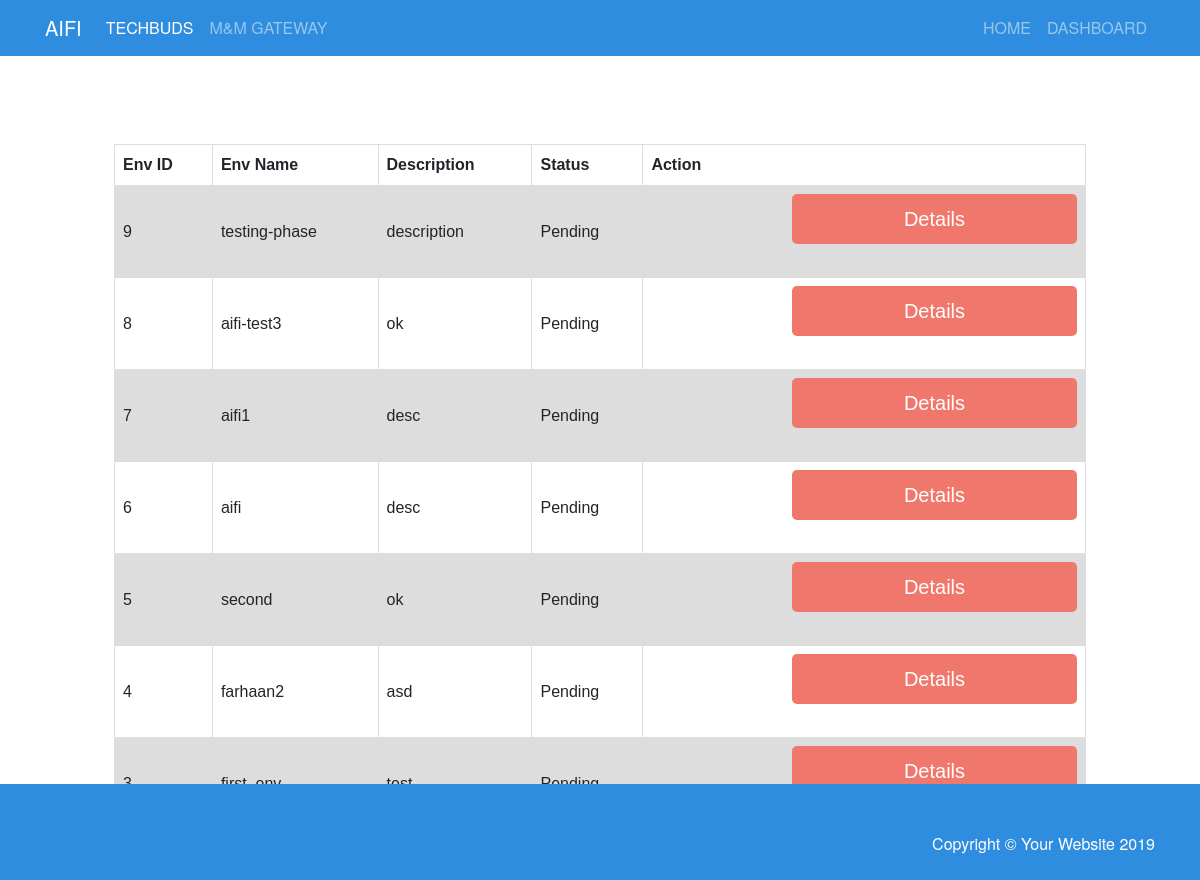
/aws/manageenv, run on the app's committed database.
### aws/models.py (models this page shows, shortened)
class InfraServiceInfo(db.Model):
    AppsDescription_names = AppsDescription.objects.all()
    ins_choice = StaticData.objects.all()
    aws_response = aws_list_conf_api_call2()
    DESC_CHOICES = list()
    for i in ins_choice:
        global STACK_CHOICE, INS_CHOICES, INS_TYPE
        STACK_CHOICE = i.stack
        INS_CHOICES = i.instance_number
        INS_TYPE = i.instance_type
    VIEW_APP_CHOICES = list()
    VIEW_DESC_CHOICES = list()
    VIEW_NO_INS_CHOICES = []
    VIEW_STACK_CHOICES = []
    VIEW_INS_TYPE = []
    for i in aws_response:
        DESC_CHOICES.append(i["description"])
    for app_names in AppsDescription_names:
        VIEW_APP_CHOICES.append(('{}'.format(app_names.name), '{}'.format(app_names.name)), )
    for app_names in INS_CHOICES:
        VIEW_NO_INS_CHOICES.append(("{}".format(app_names), "{}".format(app_names)))
    for app_names in STACK_CHOICE:
        VIEW_STACK_CHOICES.append(("{}".format(app_names), "{}".format(app_names)))
    for app_names in INS_TYPE:
        VIEW_INS_TYPE.append(("{}".format(app_names), "{}".format(app_names)))
    app_name = db.CharField(choices=VIEW_APP_CHOICES, max_length=1000)
    env_name = db.CharField(max_length=1000, unique=True)
    stack = db.CharField(choices=VIEW_STACK_CHOICES, max_length=1000)
    description = db.TextField(blank=True)
    no_of_instance = db.CharField(choices=VIEW_NO_INS_CHOICES, max_length=256)
    instance_type = db.CharField(choices=VIEW_INS_TYPE, max_length=256)
    ssh_location = db.GenericIPAddressField(default='192.168.1.2')
    app_id = db.CharField(max_length=1000, null=True)
    output_json_status = db.CharField(max_length=10000, blank=True, default="Pending")

### aws/views.py (the view, shortened to what this page needs)
# urls.py: path('manageenv', views.manageenv, name="manageenv"),
def manageenv(request):
    env_obj = InfraServiceInfo.objects.order_by("-id")
    return render(request, "manageenv.html", {"env": env_obj})

### templates/manageenv.html (shortened to what this page needs)
{% extends "base.html" %}
{% block content %}
<p>&nbsp;</p>
<div class="server_table">
  <table>
    <tr>
      <th>Env ID</th>
      <th>Env Name</th>
      <th>Description</th>
      <th>Status</th>
      <th>Action</th>
    </tr>
    {% for app in env %}
    <tr>
      <td>{{ app.id }}</td>
      <td>{{ app.env_name }}</td>
      <td>{{ app.description }}</td>
      <td>{{ app.output_json_status }}</td>
      <td>
        <form  method="POST" >
        <input type="submit" value="Details">
        </form>
      </td>
      </tr>
    {% endfor %}
  </table>
</div>
{% endblock %}

### templates/base.html (shortened to what this page needs)
<!DOCTYPE html>
{% load static %}
<html lang="en">
  <head>
    <link href="/static/vendor/bootstrap/css/bootstrap.min.css" rel="stylesheet">
    <link href="/static/css/small-business.css" rel="stylesheet">
  </head>
  <body>
    <nav class="navbar navbar-expand-lg navbar-dark fixed-top">
      <div class="container">
        <a class="navbar-brand" href="{% url 'aws:index' %}">AIFI</a>
        <ul class="navbar-nav ml-auto">
          <li class="nav-item active">
            <a class="nav-link" href="#">TECHBUDS
            </a>
          </li>
          <li class="nav-item">
            <a class="nav-link" href="#">M&M GATEWAY</a>
          </li>
        </ul>
        <div class="collapse navbar-collapse" id="navbarResponsive">
          <ul class="navbar-nav ml-auto">
            <li class="nav-item">
              <a class="nav-link" href="{% url 'aws:index' %}">HOME</a>
            </li>
            <li class="nav-item">
              <a class="nav-link" href="{% url 'aws:dashboard' %}">DASHBOARD</a>
            </li>
          </ul>
        </div>
      </div>
    </nav>
<div class="server_table">
    {% block content %}
    {% endblock %}
</div>
    <footer class="py-5">
      <div class="container">
        <p class="m-0 text-white">Copyright &copy; Your Website 2019</p>
      </div>
    </footer>
  </body>
</html>

### static/css/small-business.css (style rules this page uses)
html { position: relative; min-height: 100%; }
@media (min-width: 992px) { body { padding-top: 20px; } }
body { padding-top: 20px; font-family: Helvetica Neue; }
nav { font-family: Helvetica Neue; background-color: #2e8dde; }
footer { background-color: #2e8dde; position:absolute; bottom: 0; height: 60px; width: 100%; text-align: right; padding: 20px 0; }
input, textarea, select { width: 285px; height: 30px; margin-bottom: 25px; padding-left:10px; font-size: 15px; background:#fff; border: 1px solid #ccc; border-radius: 4px; }
input, textarea, select :focus { border-color:#6e8095; outline: none; }
input[type="button"], input[type="submit"] { width: 285px; height: 50px; padding: 0; font-size: 20px; color: #fff; text-align: center; background: #f0776c; border: 0; border-radius: 5px; cursor: pointer; outline:0; float: right; }

### templates/base.html (style rules this page uses)
.server_table { width: 90%; margin: 50px auto; }
table { font-family: arial, sans-serif; border-collapse: collapse; width: 100%; align-items: left; }
td, th { border: 1px solid #dddddd; text-align: left; padding: 8px; }
tr:nth-child(even) { background-color: #dddddd; }

### data on the page
InfraServiceInfo: id "9", env_name "testing-phase", description "description", output_json_status "Pending"
InfraServiceInfo: id "8", env_name "aifi-test3", description "ok", output_json_status "Pending"
InfraServiceInfo: id "7", env_name "aifi1", description "desc", output_json_status "Pending"
InfraServiceInfo: id "6", env_name "aifi", description "desc", output_json_status "Pending"
InfraServiceInfo: id "5", env_name "second", description "ok", output_json_status "Pending"
InfraServiceInfo: id "4", env_name "farhaan2", description "asd", output_json_status "Pending"
InfraServiceInfo: id "3", env_name "first_env", description "test", output_json_status "Pending"
